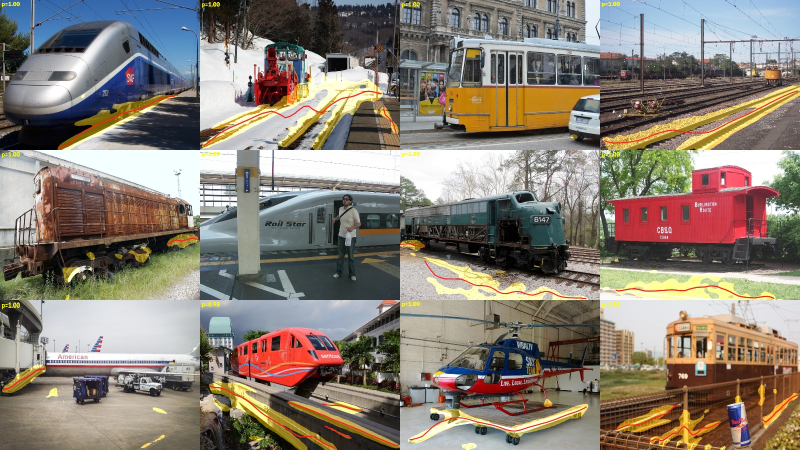
#> input picture runs/qa_v3.jpg, 1600 x 900 px, given in place of the camera (shown at 1/2 size)
$ python calibrate.py   (older library calls are emulated)
#> lines starting #> are read from the running program, lines starting #| are printed output that depends on the picture; after the words box and inside, x2 and y2 are one past the last pixel; in counts of white or black regions, pixels touching at a corner belong together
### src/camera/stereo_camera.py
"""
StereoCamera — Захват стерео-пары с двух камер или из файлов.

Поддерживает:
- Захват с физических камер (по device ID)
- Чтение из видеофайлов
- Чтение из папки с изображениями
"""

import cv2
import numpy as np
import logging
from pathlib import Path
from typing import Optional, Tuple

logger = logging.getLogger(__name__)


class StereoCamera:
    """Стерео-камера: захват левого и правого кадра."""

    def __init__(
        self,
        left_source=0,
        right_source=1,
        resolution: Tuple[int, int] = (1280, 720),
        fps: int = 30,
    ):
        """
        Args:
            left_source: ID камеры или путь к видео/директории для левого кадра
            right_source: ID камеры или путь к видео/директории для правого кадра
            resolution: (width, height) разрешение
            fps: кадры в секунду
        """
        self.resolution = resolution
        self.fps = fps
        self._left_source = left_source
        self._right_source = right_source
        self._left_cap: Optional[cv2.VideoCapture] = None
        self._right_cap: Optional[cv2.VideoCapture] = None
        self._image_mode = False
        self._image_list_left = []
        self._image_list_right = []
        self._image_index = 0

    def open(self) -> bool:
        """Открыть источники видео / камеры."""
        left_path = Path(str(self._left_source))
        right_path = Path(str(self._right_source))

        # Режим папки с изображениями
        if left_path.is_dir() and right_path.is_dir():
            self._image_mode = True
            exts = {".png", ".jpg", ".jpeg", ".bmp", ".tiff"}
            self._image_list_left = sorted(
                [p for p in left_path.iterdir() if p.suffix.lower() in exts]
            )
            self._image_list_right = sorted(
                [p for p in right_path.iterdir() if p.suffix.lower() in exts]
            )
            if len(self._image_list_left) == 0 or len(self._image_list_right) == 0:
                logger.error("No images found in directories")
                return False
            if len(self._image_list_left) != len(self._image_list_right):
                logger.warning(
                    f"Different number of images: left={len(self._image_list_left)}, "
                    f"right={len(self._image_list_right)}"
                )
            self._image_index = 0
            logger.info(
                f"Image mode: {len(self._image_list_left)} left, "
                f"{len(self._image_list_right)} right"
            )
            return True

        # Режим видео / камеры
        self._image_mode = False
        self._left_cap = cv2.VideoCapture(self._left_source)
        self._right_cap = cv2.VideoCapture(self._right_source)

        if not self._left_cap.isOpened():
            logger.error(f"Cannot open left source: {self._left_source}")
            return False
        if not self._right_cap.isOpened():
            logger.error(f"Cannot open right source: {self._right_source}")
            return False

        # Установить разрешение
        for cap in [self._left_cap, self._right_cap]:
            cap.set(cv2.CAP_PROP_FRAME_WIDTH, self.resolution[0])
            cap.set(cv2.CAP_PROP_FRAME_HEIGHT, self.resolution[1])
            cap.set(cv2.CAP_PROP_FPS, self.fps)

        logger.info(
            f"Stereo camera opened: {self.resolution[0]}x{self.resolution[1]} @ {self.fps}fps"
        )
        return True

    def read(self) -> Tuple[bool, Optional[np.ndarray], Optional[np.ndarray]]:
        """
        Прочитать стерео-пару.

        Returns:
            (success, left_frame, right_frame)
        """
        if self._image_mode:
            return self._read_images()
        return self._read_video()

    def _read_video(self) -> Tuple[bool, Optional[np.ndarray], Optional[np.ndarray]]:
        """Чтение из видео / камеры."""
        if self._left_cap is None or self._right_cap is None:
            return False, None, None

        ret_l, frame_l = self._left_cap.read()
        ret_r, frame_r = self._right_cap.read()

        if not ret_l or not ret_r:
            return False, None, None

        # Привести к нужному разрешению
        if frame_l.shape[1] != self.resolution[0] or frame_l.shape[0] != self.resolution[1]:
            frame_l = cv2.resize(frame_l, self.resolution)
        if frame_r.shape[1] != self.resolution[0] or frame_r.shape[0] != self.resolution[1]:
            frame_r = cv2.resize(frame_r, self.resolution)

        return True, frame_l, frame_r

    # [23 lines left out: function _read_images, not called in this run]

    def release(self):
        """Освободить ресурсы."""
        if self._left_cap is not None:
            self._left_cap.release()
        if self._right_cap is not None:
            self._right_cap.release()
        logger.info("Stereo camera released")

    # [18 lines left out: functions frame_count, reset, not called in this run]

    def __enter__(self):
        self.open()
        return self

    def __exit__(self, exc_type, exc_val, exc_tb):
        self.release()

### src/camera/calibration.py
"""
StereoCalibrator — Калибровка стерео-камеры по шахматной доске.

Выполняет:
- Поиск углов шахматной доски на изображениях
- Калибровку каждой камеры отдельно
- Стерео-калибровку
- Ректификацию стерео-пары
- Сохранение/загрузку параметров
"""

import cv2
import numpy as np
import yaml
import logging
from pathlib import Path
from typing import Tuple, Optional, Dict, Any

logger = logging.getLogger(__name__)


class StereoCalibrator:
    """Калибровка и ректификация стерео-камеры."""

    def __init__(
        self,
        chessboard_size: Tuple[int, int] = (9, 6),
        square_size_mm: float = 25.0,
    ):
        """
        Args:
            chessboard_size: (cols, rows) — количество внутренних углов
            square_size_mm: размер одной клетки в миллиметрах
        """
        self.chessboard_size = chessboard_size
        self.square_size_mm = square_size_mm

        # Результаты калибровки
        self.camera_matrix_left: Optional[np.ndarray] = None
        self.dist_coeffs_left: Optional[np.ndarray] = None
        self.camera_matrix_right: Optional[np.ndarray] = None
        self.dist_coeffs_right: Optional[np.ndarray] = None
        self.R: Optional[np.ndarray] = None  # Матрица поворота
        self.T: Optional[np.ndarray] = None  # Вектор трансляции
        self.E: Optional[np.ndarray] = None  # Essential matrix
        self.F: Optional[np.ndarray] = None  # Fundamental matrix

        # Ректификация
        self.R1: Optional[np.ndarray] = None
        self.R2: Optional[np.ndarray] = None
        self.P1: Optional[np.ndarray] = None
        self.P2: Optional[np.ndarray] = None
        self.Q: Optional[np.ndarray] = None  # Disparity-to-depth mapping
        self.map_left_x: Optional[np.ndarray] = None
        self.map_left_y: Optional[np.ndarray] = None
        self.map_right_x: Optional[np.ndarray] = None
        self.map_right_y: Optional[np.ndarray] = None

        self._image_size: Optional[Tuple[int, int]] = None
        self._is_calibrated = False

    @property
    def is_calibrated(self) -> bool:
        return self._is_calibrated

    # [10 lines left out: function _prepare_object_points, not called in this run]

    def find_chessboard_corners(
        self, image: np.ndarray
    ) -> Tuple[bool, Optional[np.ndarray]]:
        """
        Найти углы шахматной доски на изображении.

        Returns:
            (found, corners) - corners с субпиксельной точностью
        """
        gray = cv2.cvtColor(image, cv2.COLOR_BGR2GRAY) if len(image.shape) == 3 else image

        flags = (
            cv2.CALIB_CB_ADAPTIVE_THRESH
            + cv2.CALIB_CB_NORMALIZE_IMAGE
            + cv2.CALIB_CB_FAST_CHECK
        )
        found, corners = cv2.findChessboardCorners(gray, self.chessboard_size, flags)

        if found:
            criteria = (cv2.TERM_CRITERIA_EPS + cv2.TERM_CRITERIA_MAX_ITER, 30, 0.001)
            corners = cv2.cornerSubPix(gray, corners, (11, 11), (-1, -1), criteria)

        return found, corners

    # [261 lines left out: functions calibrate, _compute_rectification, rectify, save, load, create_default_calibration, not called in this run]

### scripts/calibrate.py
"""
Calibrate — Интерактивная калибровка стерео-камеры по шахматной доске.
"""

import cv2
import numpy as np
import argparse
import sys
import os
import logging

sys.path.insert(0, os.path.join(os.path.dirname(__file__), ".."))

logging.basicConfig(level=logging.INFO, format="%(name)s - %(levelname)s - %(message)s")
logger = logging.getLogger(__name__)


def main():
    parser = argparse.ArgumentParser(description="Stereo Camera Calibration")
    parser.add_argument("--left", default=0, help="Left camera ID or video path")
    parser.add_argument("--right", default=1, help="Right camera ID or video path")
    parser.add_argument("--cols", type=int, default=9, help="Chessboard inner corners (cols)")
    parser.add_argument("--rows", type=int, default=6, help="Chessboard inner corners (rows)")
    parser.add_argument("--square-size", type=float, default=25.0, help="Square size in mm")
    parser.add_argument("--num-frames", type=int, default=30, help="Number of frames to capture")
    parser.add_argument("--output", default="data/calibration/stereo_calib", help="Output path")
    args = parser.parse_args()

    from src.camera.stereo_camera import StereoCamera
    from src.camera.calibration import StereoCalibrator

    # Определить тип источника
    try:
        left_src = int(args.left)
        right_src = int(args.right)
    except ValueError:
        left_src = args.left
        right_src = args.right

    # Открыть камеры
    camera = StereoCamera(left_source=left_src, right_source=right_src)
    if not camera.open():
        logger.error("Cannot open cameras")
        return

    calibrator = StereoCalibrator(
        chessboard_size=(args.cols, args.rows),
        square_size_mm=args.square_size,
    )

    left_images = []
    right_images = []
    captured = 0

    logger.info(f"Calibration: capturing {args.num_frames} pairs")
    logger.info("Press SPACE to capture, Q to finish early")

    while captured < args.num_frames:
        ret, left, right = camera.read()
#> in _read_video, frame_l is the input picture: shape (900, 1600, 3); mean B, G, R 116.6, 127.3, 136.5
#> in _read_video, `frame_l = cv2.resize(frame_l, self.resolution)`:
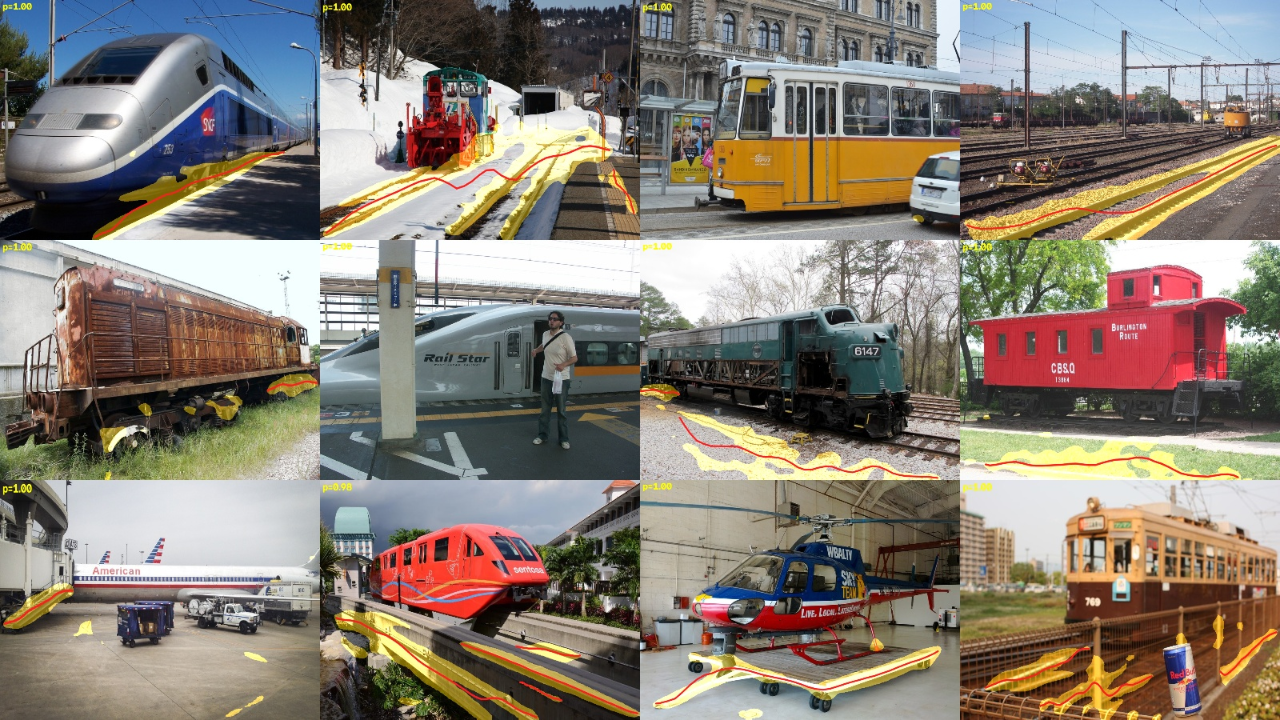
#> frame_l: shape (720, 1280, 3); mean B, G, R 116.5, 127.2, 136.4
        if not ret:
            break

        # Показать текущий кадр
        display = np.hstack([left, right])
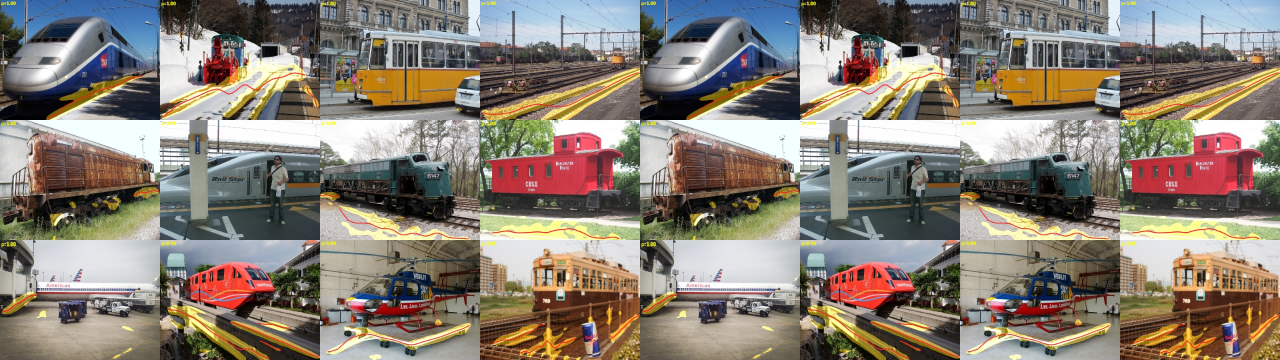
#> display: shape (720, 2560, 3) (shown at 1/2 size); mean B, G, R 116.5, 127.2, 136.4

        # Попробовать найти шахматную доску
        found_l, corners_l = calibrator.find_chessboard_corners(left)
#> in find_chessboard_corners, `gray = cv2.cvtColor(image, cv2.COLOR_BGR2GRAY) if len(image.shape) == ..`:
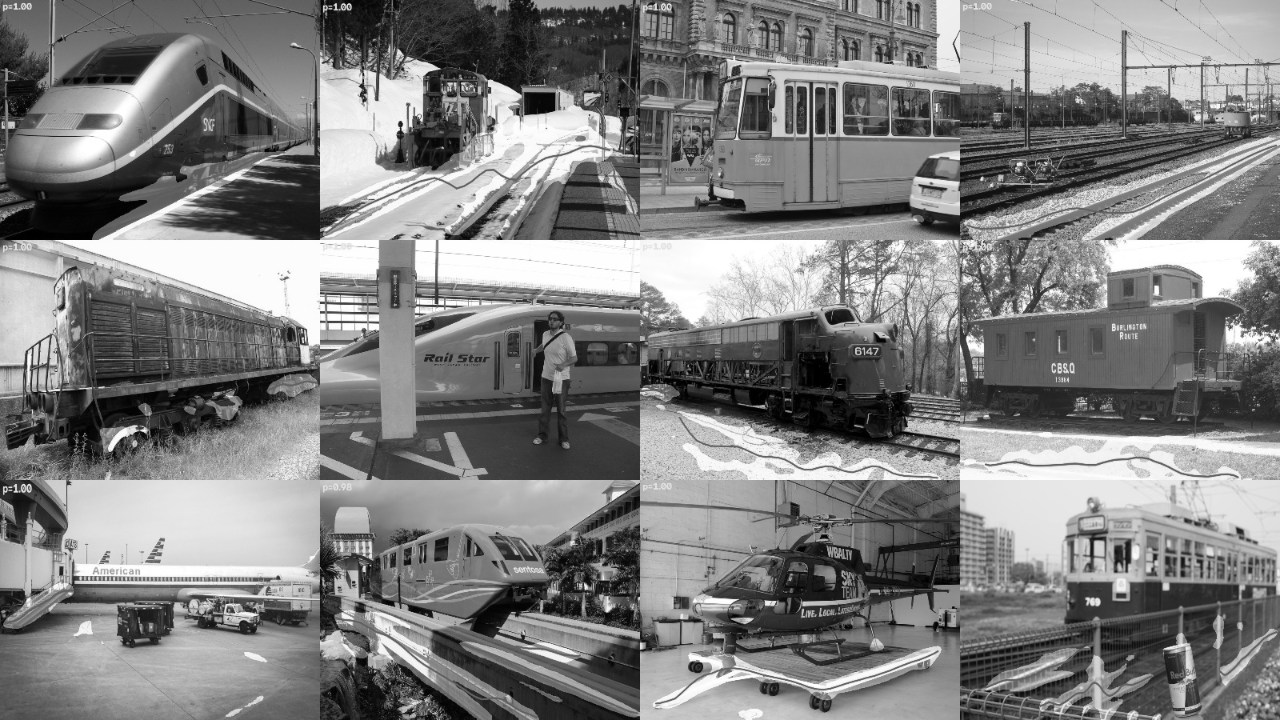
#> gray: shape (720, 1280); min 0, max 255, mean 128.7
#> in find_chessboard_corners, `found, corners = cv2.findChessboardCorners(gray, self.chessboard_size,..`: found = False; corners = None
#> found_l = False
        found_r, corners_r = calibrator.find_chessboard_corners(right)
#> found_r = False

        show_left = left.copy()
        show_right = right.copy()

        if found_l:
            cv2.drawChessboardCorners(
                show_left, (args.cols, args.rows), corners_l, found_l
            )
        if found_r:
            cv2.drawChessboardCorners(
                show_right, (args.cols, args.rows), corners_r, found_r
            )

        display = np.hstack([show_left, show_right])

        status = f"Captured: {captured}/{args.num_frames}"
        if found_l and found_r:
            status += " [DETECTED - Press SPACE]"
            cv2.putText(display, status, (10, 30), cv2.FONT_HERSHEY_SIMPLEX, 0.8, (0, 255, 0), 2)
        else:
            status += " [Searching...]"
            cv2.putText(display, status, (10, 30), cv2.FONT_HERSHEY_SIMPLEX, 0.8, (0, 0, 255), 2)
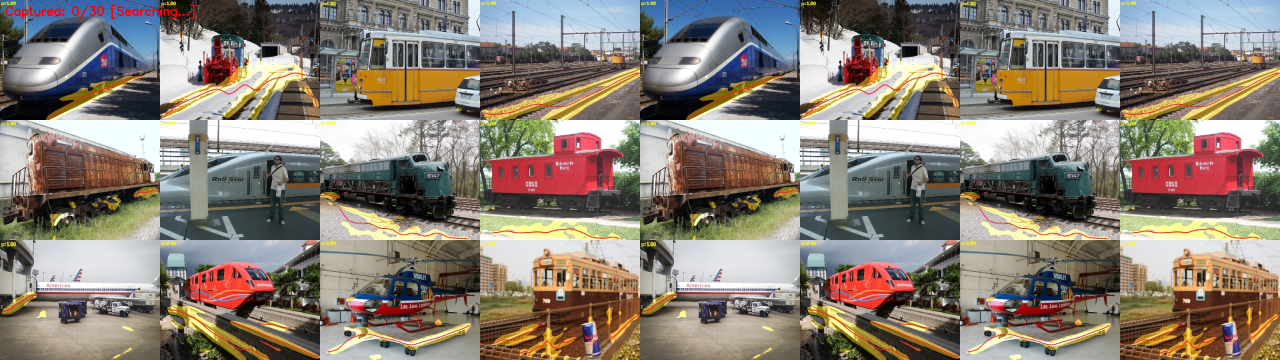
#> display: shape (720, 2560, 3) (shown at 1/2 size); 0.14% of pixels changed, all inside (x1, y1, x2, y2) = (11, 9, 389, 38)

        cv2.imshow("Stereo Calibration", display)

        key = cv2.waitKey(30) & 0xFF
#> (key q is pressed here)
        if key == ord("q"):
            break
        elif key == ord(" ") and found_l and found_r:
            left_images.append(left.copy())
            right_images.append(right.copy())
            captured += 1
            logger.info(f"Captured pair {captured}")

    camera.release()
    cv2.destroyAllWindows()

    if captured < 5:
        logger.error(f"Not enough pairs captured: {captured}. Need at least 5.")
        return

    # Калибровка
    logger.info(f"Calibrating with {captured} pairs...")
    rms = calibrator.calibrate(left_images, right_images)
    logger.info(f"Calibration RMS error: {rms:.4f}")

    # Сохранение
    os.makedirs(os.path.dirname(args.output), exist_ok=True)
    calibrator.save(args.output)
    logger.info(f"Calibration saved to {args.output}")

    # Тест ректификации
    if len(left_images) > 0:
        rect_l, rect_r = calibrator.rectify(left_images[0], right_images[0])
        display = np.hstack([rect_l, rect_r])
        # Нарисовать горизонтальные линии для проверки ректификации
        for y in range(0, display.shape[0], 30):
            cv2.line(display, (0, y), (display.shape[1], y), (0, 255, 0), 1)
        cv2.imshow("Rectified (check horizontal lines)", display)
        logger.info("Showing rectified image. Press any key to close.")
        cv2.waitKey(0)
        cv2.destroyAllWindows()


if __name__ == "__main__":
    main()
